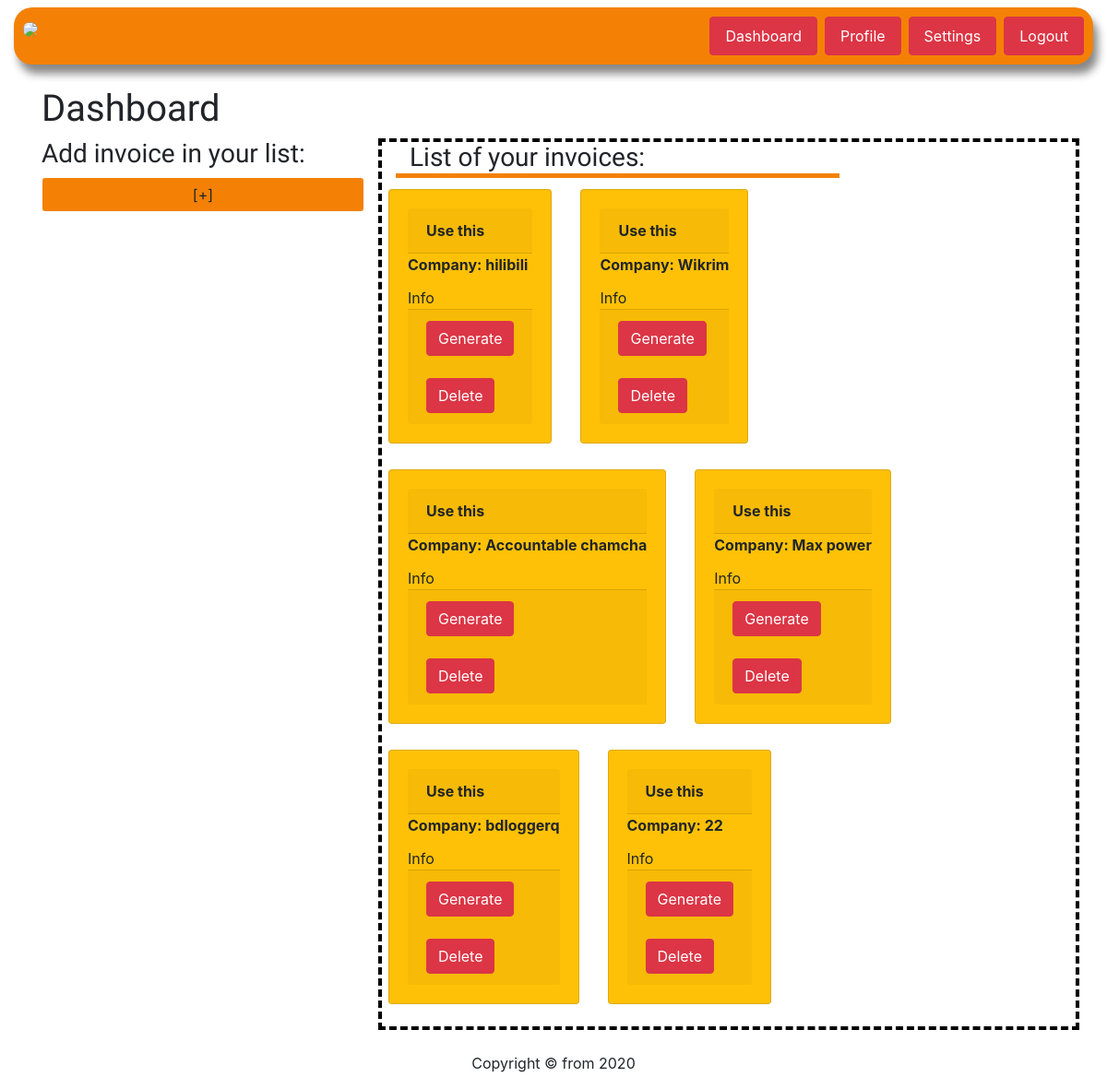
The app's page / (signed in), older data.
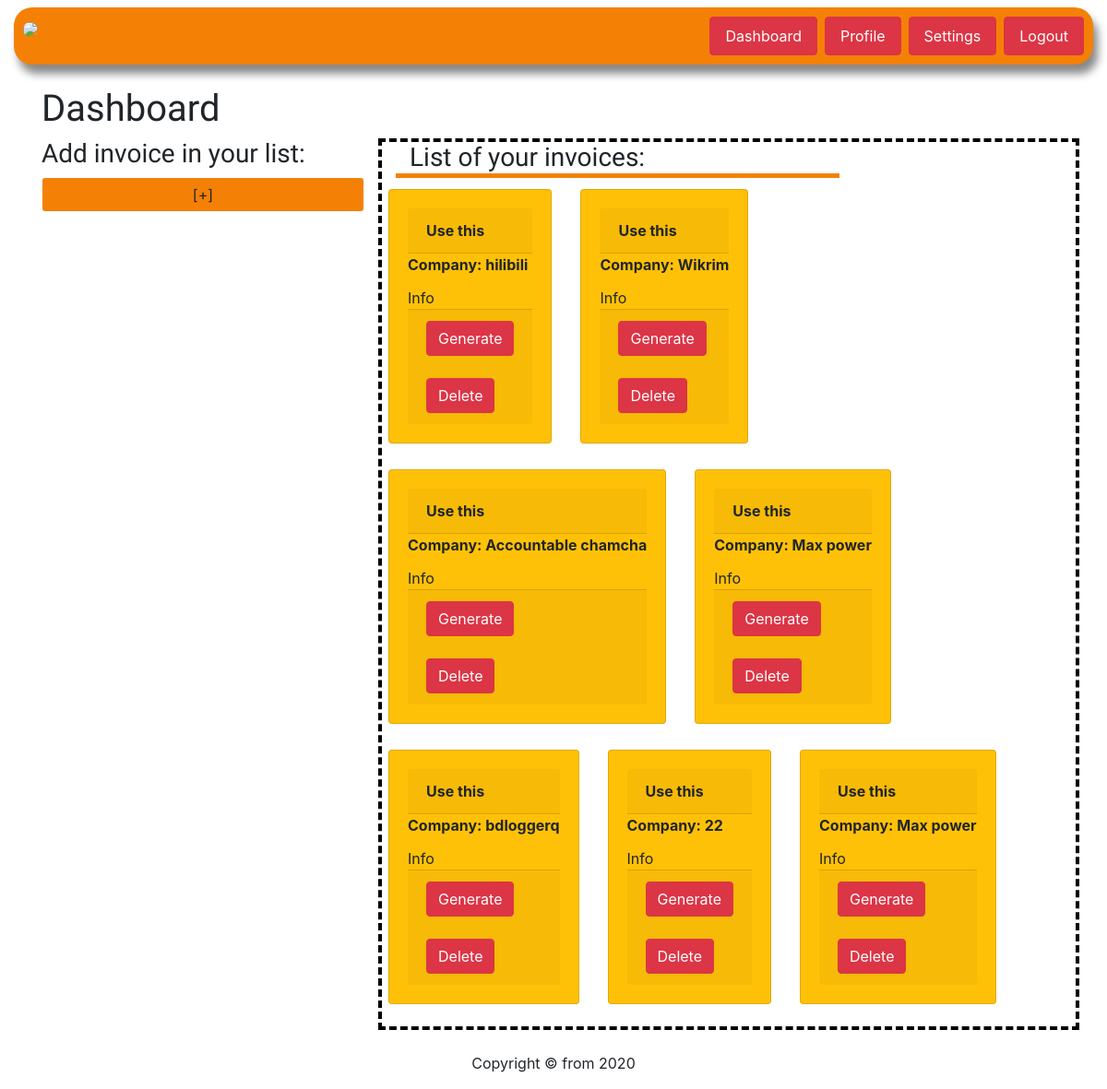
The same page, newer data.
### invoice_inspector_app/models.py (models this page shows)
class InvoiceInfo(models.Model):
    name = models.TextField(max_length=50,blank=True)
    comp = models.TextField(max_length=50,blank = True)
    logoComp = models.TextField(blank=True)
    emailComp = models.TextField(blank=True)
    addressComp = models.TextField(blank=True)
    phoneNum = models.IntegerField(blank=True)
    user = models.ForeignKey(User, on_delete=models.CASCADE)

### invoice_inspector_app/views.py (the view)
# urls.py: path('', views.index, name='index'),
def index(request):
    listInvoice = []
    db = InvoiceInfo.objects.all()
    for x in db:
        if str(request.user.username) == str(x.user):
            listInvoice.append(x)
    return render(request,'body.html',{"data":listInvoice})

### template/body.html (shortened to what this page needs)
{% extends "layout/index.html" %}
{% block content %}
{% if user.is_authenticated %}
    {% include "authBody.html" %}
{% endif %}
</div>
{% endblock %}

### template/authBody.html (shortened to what this page needs)
<div name = "authBody" class = "container mt-sm-4">
    <h1 style = "font-family: 'Acme', sans-serif">Dashboard</h1>
    <div class = "row">
        <div class = "col-sm-4">
            <h3 style = "font-family: 'Acme',sans-serif;">Add invoice in your list:</h3>
            <button type = "button" class = "btn form-control" style = "background-color: {{user.profile.color}};"  data-toggle="modal" data-target="#myModal">[+]</button>
        </div>
        <div class = "col-sm-8" style = "border:4px dashed black">
            <h3 class = "col-sm-8" style = "font-family: 'Acme', sans-serif;border-bottom:5px solid {{user.profile.color}};">List of your invoices:</h3>
            <div class = "row">
                {% for x in data %}
                        <div col-sm-3>
                            <div name = "wrapper" style = "padding-left:7px;padding-top:4px">
                                <div class="card bg-warning mb-sm-4 mr-sm-4">
                                    <div class="card-body">
                                        <div class="card-header"><b>Use this</b></div>
                                        <div class = "card-title"><b>Company: {{x.comp}}</b></div>
                                        <div title = "Address: {{x.addressComp}}">Info</div>
                                        <div class = "card-footer"><form method = "post" action = "open/{{x.id}}">{% csrf_token %}<input class = "btn btn-danger" type = "submit" value = "Generate"></form><form action = "delvoice/{{x.id}}"><input type = "submit" class = "btn btn-danger mt-sm-4" value = "Delete"></form></div>
                                    </div>
                                </div>
                            </div>
                        </div>
                {% endfor %}
                    </div>
        </div>
    </div>
</div>

Row changes from the older to the newer data that the page shows:
added InvoiceInfo: comp "Max power"
